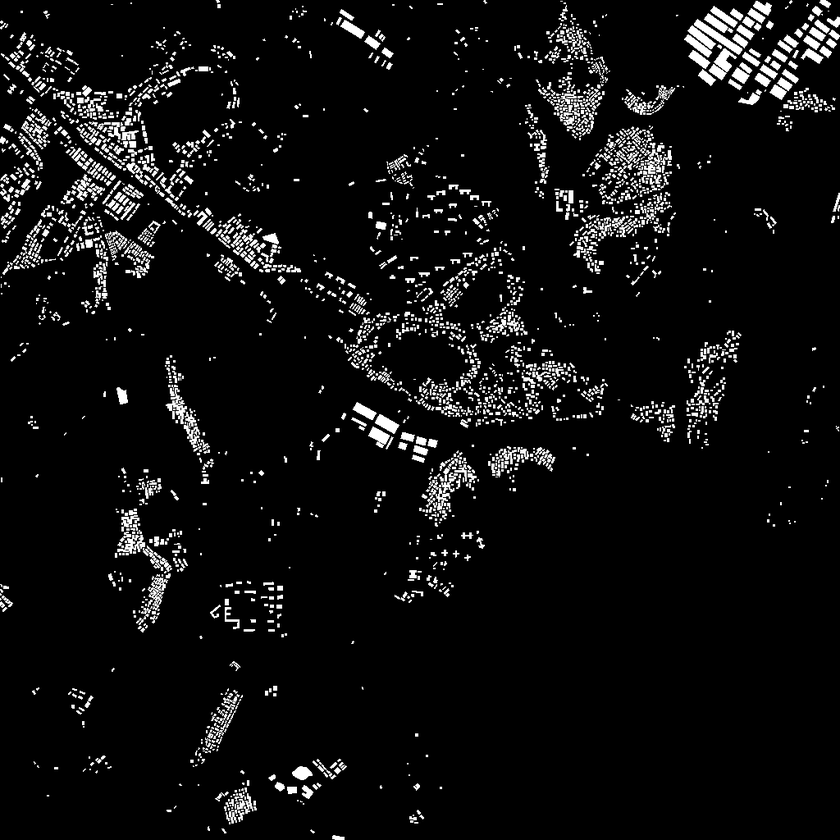
#> input picture integration_data/spacenet7_validation/gt_buildings_2017_07.png, 840 x 840 px, shrunk from 1024 x 1024 before the run
$ python test_spacenet_change_validation.py
#> lines starting #> are read from the running program, lines starting #| are printed output that depends on the picture; after the words box and inside, x2 and y2 are one past the last pixel; in counts of white or black regions, pixels touching at a corner belong together
from PIL import Image
from pathlib import Path
import numpy as np

pred_dir = Path("integration_data/spacenet7_model_test")
gt_dir = Path("integration_data/spacenet7_validation")

# Official GT building masks
g17 = np.array(Image.open(gt_dir / "gt_buildings_2017_07.png")) > 0
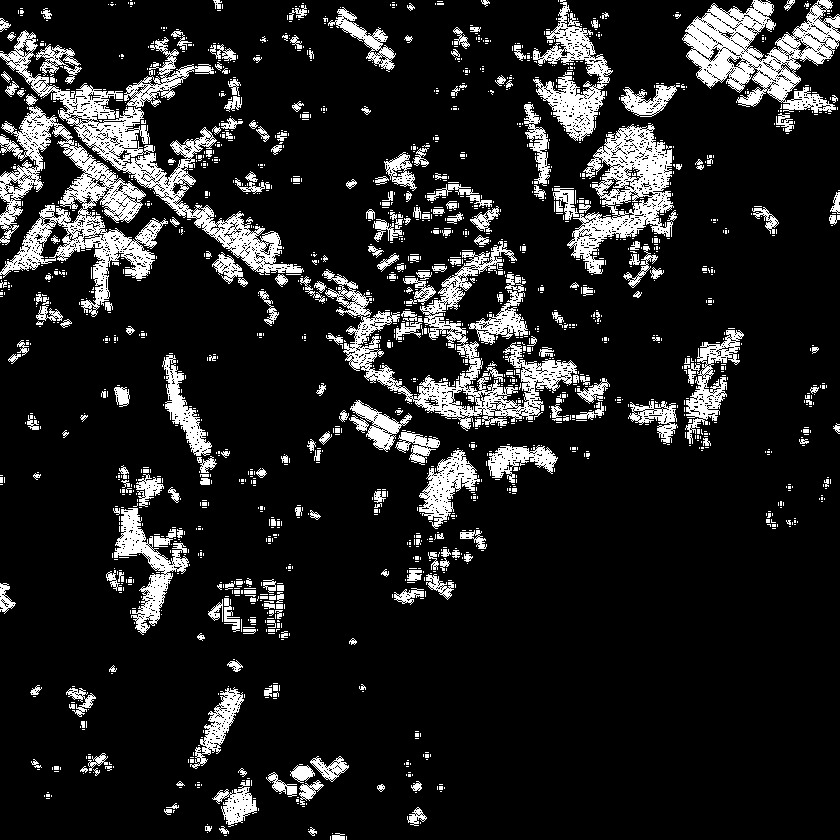
#> g17: shape (840, 840) bool; 13.5% white; 1799 white regions (1515 under 20 px), largest, box (x1, y1, x2, y2) and area: (0, 106, 168, 317) 10436, (322, 241, 577, 431) 9471, (0, 30, 304, 275) 9232
g19 = np.array(Image.open(gt_dir / "gt_buildings_2019_09.png")) > 0
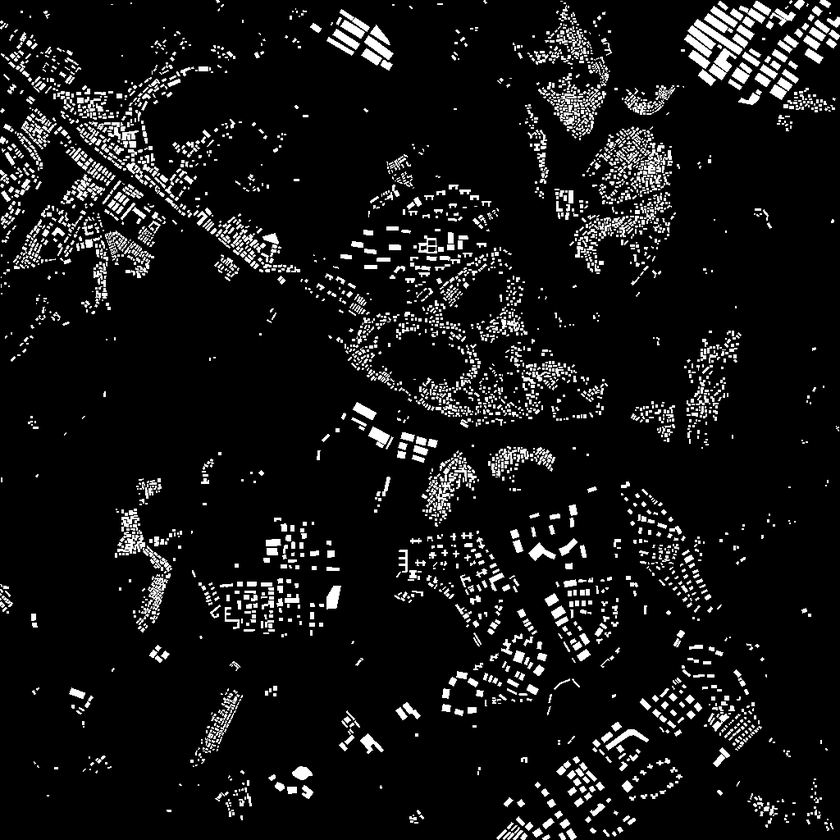
#> input picture integration_data/spacenet7_validation/gt_buildings_2019_09.png, 840 x 840 px, shrunk from 1024 x 1024 before the run
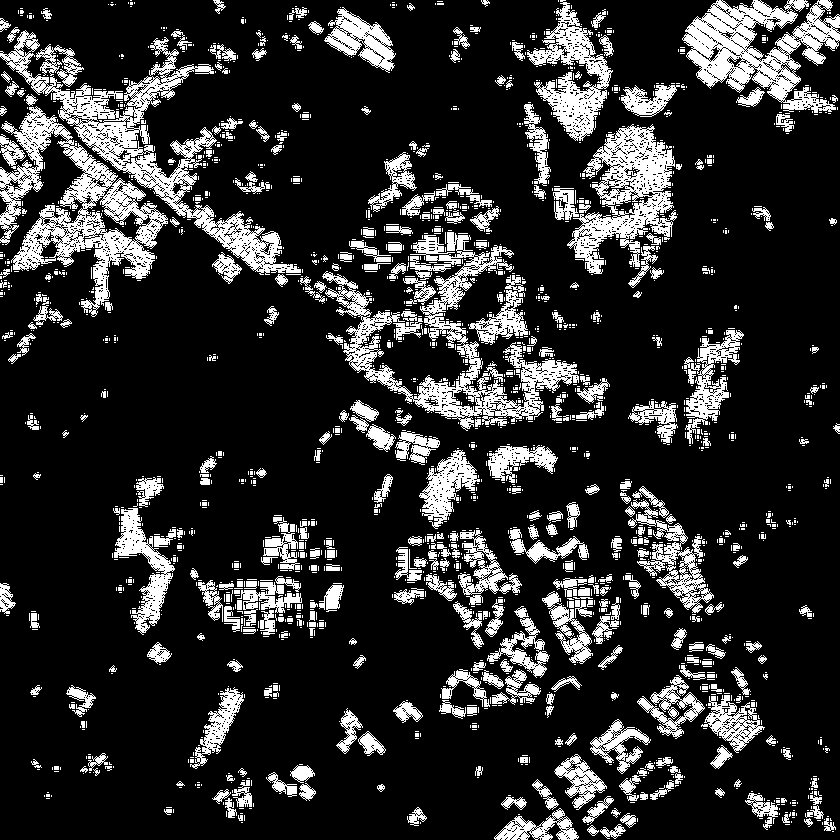
#> g19: shape (840, 840) bool; 18% white; 2085 white regions (1688 under 20 px), largest, box (x1, y1, x2, y2) and area: (0, 30, 301, 275) 10968, (0, 106, 168, 317) 10734, (322, 232, 579, 431) 10726

# Ground-truth temporal changes
gt_new = np.logical_and(g19, ~g17)
#> gt_new: shape (840, 840) bool; 5.7% white; 1526 white regions (1283 under 20 px), largest, box (x1, y1, x2, y2) and area: (628, 499, 714, 613) 2562, (701, 695, 765, 753) 1456, (637, 675, 705, 739) 1410
gt_removed = np.logical_and(g17, ~g19)
#> gt_removed: shape (840, 840) bool; 1.3% white; 953 white regions (880 under 20 px), largest, box (x1, y1, x2, y2) and area: (162, 355, 212, 456) 1568, (310, 756, 349, 782) 427, (372, 414, 402, 434) 312
gt_change = np.logical_or(gt_new, gt_removed)
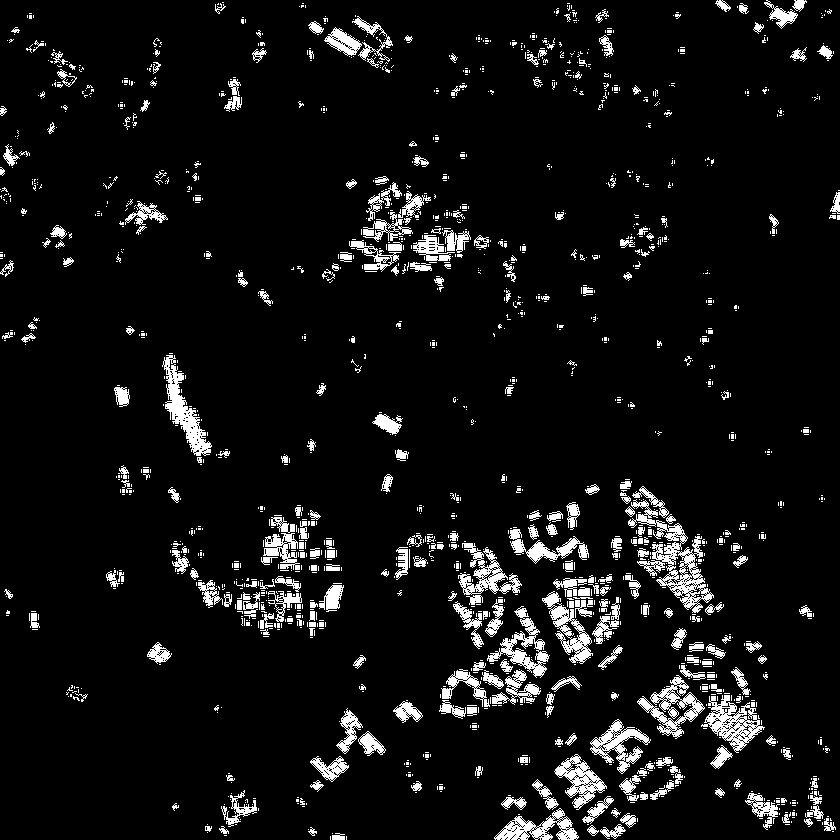
#> gt_change: shape (840, 840) bool; 7% white; 1682 white regions (1366 under 20 px), largest, box (x1, y1, x2, y2) and area: (628, 499, 714, 613) 2562, (162, 355, 212, 456) 1568, (701, 695, 765, 753) 1456

Image.fromarray((gt_new * 255).astype(np.uint8)).save(gt_dir / "gt_new_buildings.png")
Image.fromarray((gt_removed * 255).astype(np.uint8)).save(gt_dir / "gt_removed_buildings.png")
Image.fromarray((gt_change * 255).astype(np.uint8)).save(gt_dir / "gt_change_mask.png")

def metrics(pred, gt):
    tp = np.logical_and(pred, gt).sum()
    fp = np.logical_and(pred, ~gt).sum()
    fn = np.logical_and(~pred, gt).sum()

    precision = tp / (tp + fp + 1e-9)
    recall = tp / (tp + fn + 1e-9)
    iou = tp / (tp + fp + fn + 1e-9)
    f1 = 2 * precision * recall / (precision + recall + 1e-9)

    return iou, precision, recall, f1

tests = [
    ("NEW", "new_buildings.png", gt_new),
    ("REMOVED", "removed_buildings.png", gt_removed),
    ("TOTAL CHANGE", "change_mask.png", gt_change),
]

for name, filename, gt in tests:
    pred = np.array(Image.open(pred_dir / filename)) > 0
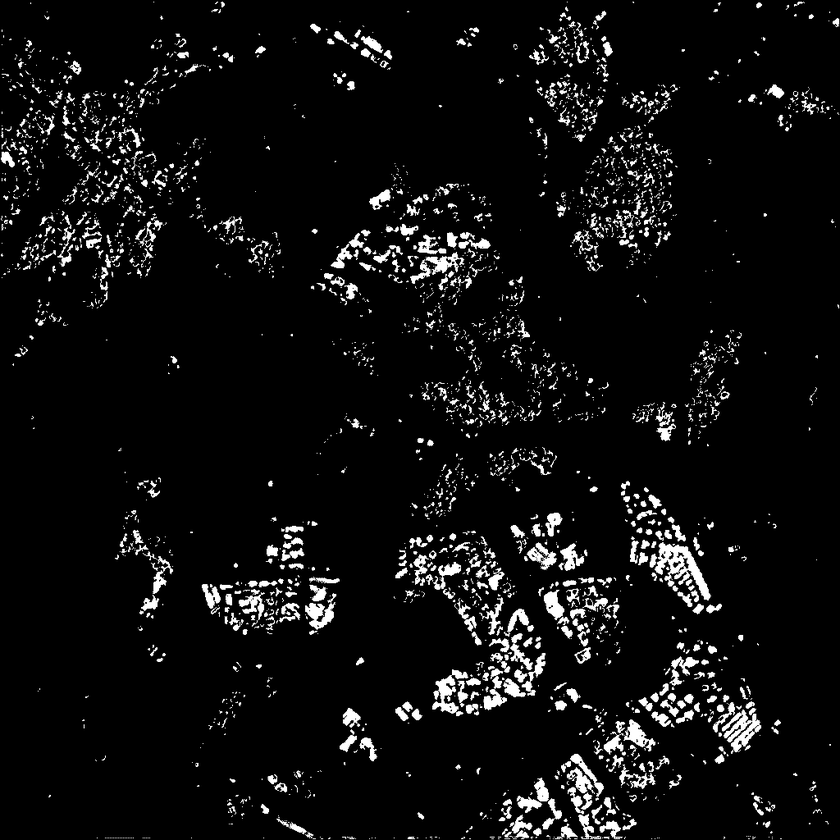
#> input picture integration_data/spacenet7_model_test/new_buildings.png, 840 x 840 px, shrunk from 1024 x 1024 before the run
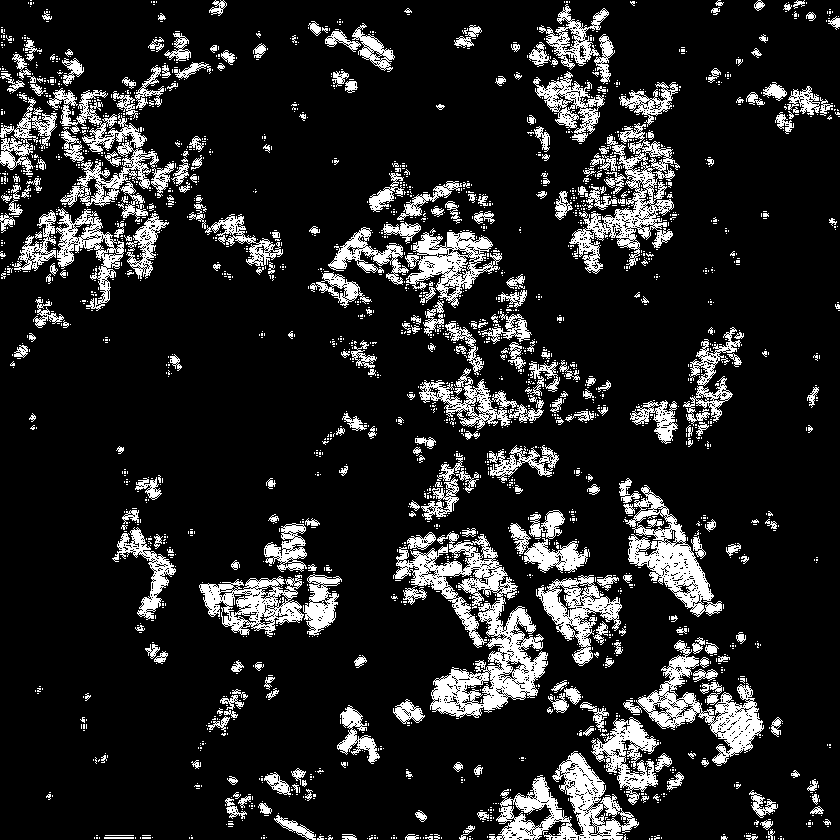
#> pred: shape (840, 840) bool; 14.5% white; 2314 white regions (1992 under 20 px), largest, box (x1, y1, x2, y2) and area: (393, 532, 548, 718) 9551, (489, 751, 639, 840) 5116, (569, 123, 680, 274) 4577
    iou, precision, recall, f1 = metrics(pred, gt)
#> in metrics, `tp = np.logical_and(pred, gt).sum()`: tp = 25561
#> in metrics, `fp = np.logical_and(pred, ~gt).sum()`: fp = 76416
#> in metrics, `fn = np.logical_and(~pred, gt).sum()`: fn = 14971
#> in metrics, `precision = tp / (tp + fp + 1e-9)`: precision = 0.251
#> in metrics, `recall = tp / (tp + fn + 1e-9)`: recall = 0.631
#> in metrics, `iou = tp / (tp + fp + fn + 1e-9)`: iou = 0.219
#> in metrics, `f1 = 2 * precision * recall / (precision + recall + 1e-9)`: f1 = 0.359
#> iou = 0.219; precision = 0.251; recall = 0.631; f1 = 0.359

    print(
        name,
        "| IoU =", round(iou, 4),
        "| Precision =", round(precision, 4),
        "| Recall =", round(recall, 4),
        "| F1 =", round(f1, 4)
    )
#| NEW | IoU = 0.2186 | Precision = 0.2507 | Recall = 0.6306 | F1 = 0.3587
#> pass 2 of the loop `for name, filename, gt in tests:`:
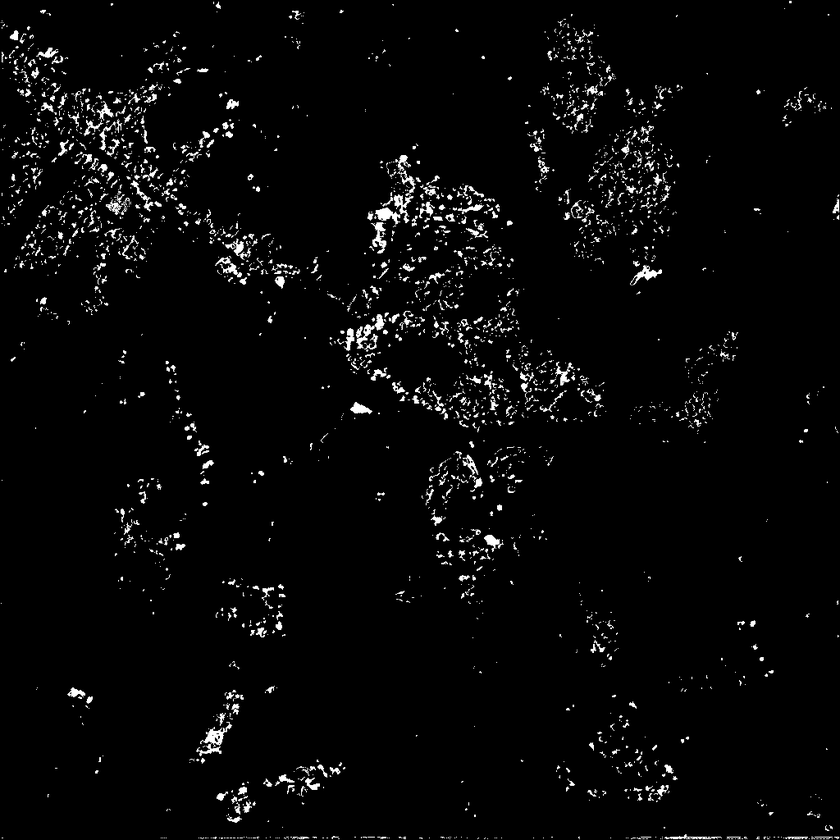
#> input picture integration_data/spacenet7_model_test/removed_buildings.png, 840 x 840 px, shrunk from 1024 x 1024 before the run
#> `pred = np.array(Image.open(pred_dir / filename)) > 0`:
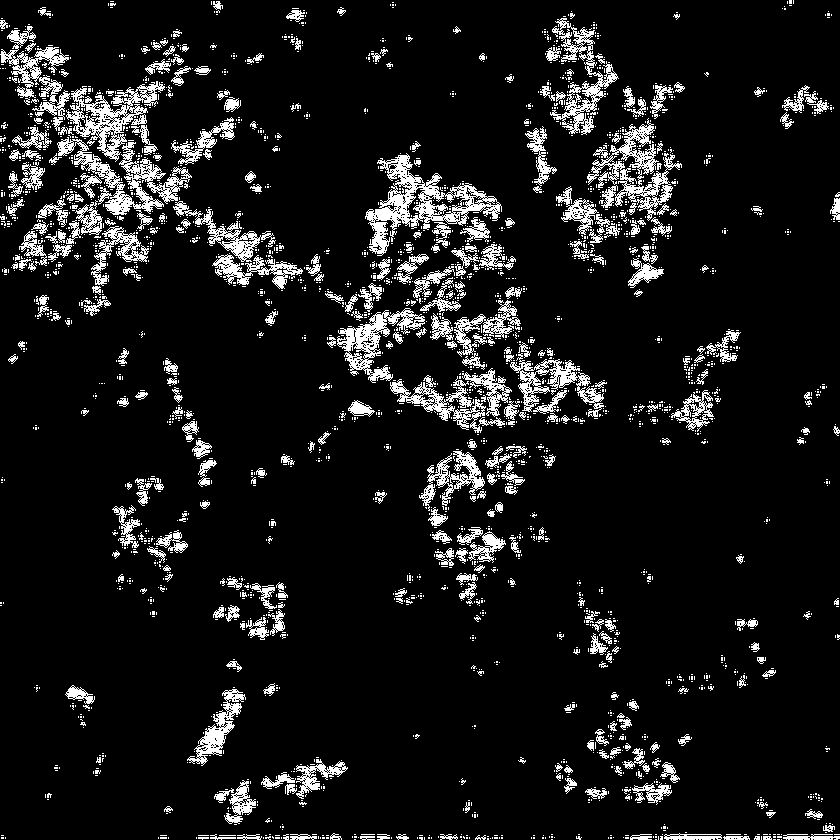
#> pred: shape (840, 840) bool; 9.5% white in thin lines or dots
#> `iou, precision, recall, f1 = metrics(pred, gt)`: iou = 0.0404; precision = 0.044; recall = 0.326; f1 = 0.0776
#| REMOVED | IoU = 0.0404 | Precision = 0.044 | Recall = 0.3264 | F1 = 0.0776

print("GT NEW AREA %:", round(gt_new.mean() * 100, 2))
#| GT NEW AREA %: 5.74
print("GT REMOVED AREA %:", round(gt_removed.mean() * 100, 2))
#| GT REMOVED AREA %: 1.28
print("GT TOTAL CHANGE %:", round(gt_change.mean() * 100, 2))
#| GT TOTAL CHANGE %: 7.02
print("CHANGE VALIDATION COMPLETE")
